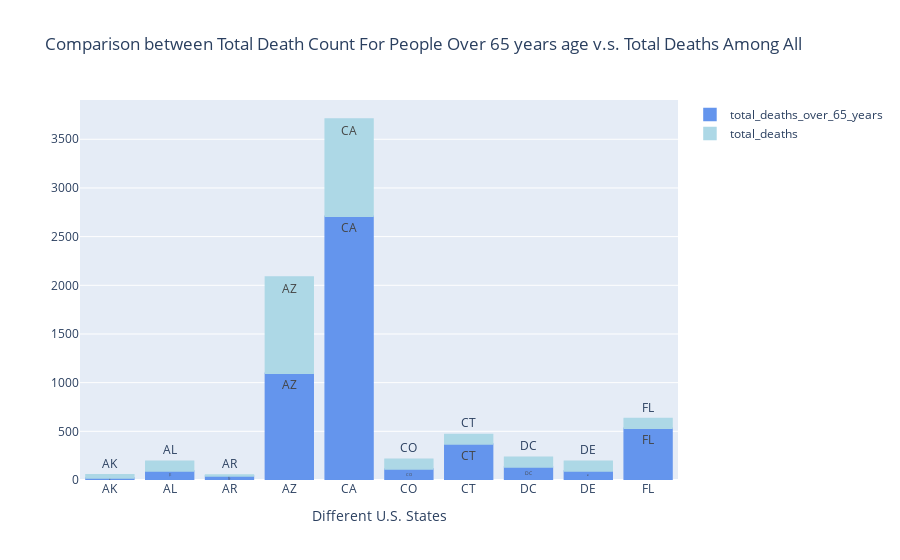

The notebook cell saved with this chart:
### Code cell
## Bar Graph represnting Total deaths and death of the people over aged 65

import plotly.graph_objs as go
from plotly.offline import iplot
Graph1  = go.Bar(
                x = Covi.state,
                y = Covi.total_deaths_over_65_years,
                name = "total_deaths_over_65_years",
                marker = dict(color = 'cornflowerblue',
                             line=dict(color='cornflowerblue',width=1.5)),
                text = Covi.state)



Graph2 = go.Bar(
                x = Covi.state,
                y = Covi.total_deaths,
                name = "total_deaths",
                marker = dict(color = 'lightblue',
                              line=dict(color='lightblue',width=1.5)),
                text = Covi.state)
data = [Graph1 , Graph2 ]
layout = {
  'xaxis': {'title': 'Different U.S. States'},
  'barmode': 'relative',
  'title': 'Comparison between Total Death Count For People Over 65 years age v.s. Total Deaths Among All'};
fig = go.Figure(data = data, layout = layout)
iplot(fig)

### Figure 1 — Plotly figure (JSON) as saved in the notebook; plotly's stock layout.template omitted (floating-point values rounded to 4 significant figures)
{"data": [{"marker": {"color": "cornflowerblue", "line": {"color": "cornflowerblue", "width": 1.5}}, "name": "total_deaths_over_65_years", "text": ["AK", "AL", "AR", "AZ", "CA", "CO", "CT", "DC", "DE", "FL"], "type": "bar", "x": ["AK", "AL", "AR", "AZ", "CA", "CO", "CT", "DC", "DE", "FL"], "y": [21.18, 92.62, 42.23, 1098.0, 2709.0, 114.3, 369.0, 134.7, 92.73, 531.6]}, {"marker": {"color": "lightblue", "line": {"color": "lightblue", "width": 1.5}}, "name": "total_deaths", "text": ["AK", "AL", "AR", "AZ", "CA", "CO", "CT", "DC", "DE", "FL"], "type": "bar", "x": ["AK", "AL", "AR", "AZ", "CA", "CO", "CT", "DC", "DE", "FL"], "y": ["31.659899384848", "99.19307525837", "9.95623350223004", "986.646157815725", "999.409513556105", "99.7440168068817", "99.5738304432262", "99.575724119172", "99.9083472867204", "99.9585912450061"]}], "layout": {"barmode": "relative", "title": {"text": "Comparison between Total Death Count For People Over 65 years age v.s. Total Deaths Among All"}, "xaxis": {"title": {"text": "Different U.S. States"}}}}
